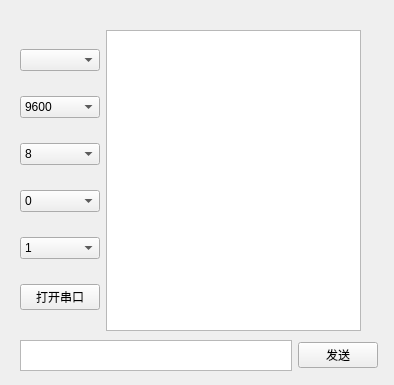
<?xml version="1.0" encoding="UTF-8"?>
<ui version="4.0">
 <class>serial_port</class>
 <widget class="QWidget" name="serial_port">
  <property name="geometry">
   <rect>
    <x>0</x>
    <y>0</y>
    <width>394</width>
    <height>385</height>
   </rect>
  </property>
  <property name="windowTitle">
   <string>Form</string>
  </property>
  <widget class="QWidget" name="">
   <property name="geometry">
    <rect>
     <x>20</x>
     <y>30</y>
     <width>341</width>
     <height>301</height>
    </rect>
   </property>
   <layout class="QHBoxLayout" name="horizontalLayout_2">
    <item>
     <layout class="QVBoxLayout" name="verticalLayout">
      <item>
       <widget class="QComboBox" name="PortBox"/>
      </item>
      <item>
       <widget class="QComboBox" name="BaudBox">
        <property name="currentIndex">
         <number>0</number>
        </property>
        <item>
         <property name="text">
          <string>9600</string>
         </property>
        </item>
        <item>
         <property name="text">
          <string>19200</string>
         </property>
        </item>
        <item>
         <property name="text">
          <string>38400</string>
         </property>
        </item>
        <item>
         <property name="text">
          <string>57600</string>
         </property>
        </item>
        <item>
         <property name="text">
          <string>115200</string>
         </property>
        </item>
       </widget>
      </item>
      <item>
       <widget class="QComboBox" name="BitBox">
        <property name="currentIndex">
         <number>0</number>
        </property>
        <item>
         <property name="text">
          <string>8</string>
         </property>
        </item>
       </widget>
      </item>
      <item>
       <widget class="QComboBox" name="ParityBox">
        <item>
         <property name="text">
          <string>0</string>
         </property>
        </item>
       </widget>
      </item>
      <item>
       <widget class="QComboBox" name="StopBox">
        <item>
         <property name="text">
          <string>1</string>
         </property>
        </item>
       </widget>
      </item>
      <item>
       <widget class="QPushButton" name="OpenSerialButton">
        <property name="text">
         <string>打开串口</string>
        </property>
       </widget>
      </item>
     </layout>
    </item>
    <item>
     <widget class="QTextEdit" name="textEdit"/>
    </item>
   </layout>
  </widget>
  <widget class="QWidget" name="">
   <property name="geometry">
    <rect>
     <x>20</x>
     <y>340</y>
     <width>358</width>
     <height>31</height>
    </rect>
   </property>
   <layout class="QHBoxLayout" name="horizontalLayout">
    <item>
     <widget class="QTextEdit" name="textEdit_2"/>
    </item>
    <item>
     <widget class="QPushButton" name="SendButton">
      <property name="text">
       <string>发送</string>
      </property>
     </widget>
    </item>
   </layout>
  </widget>
 </widget>
 <resources/>
 <connections/>
</ui>
